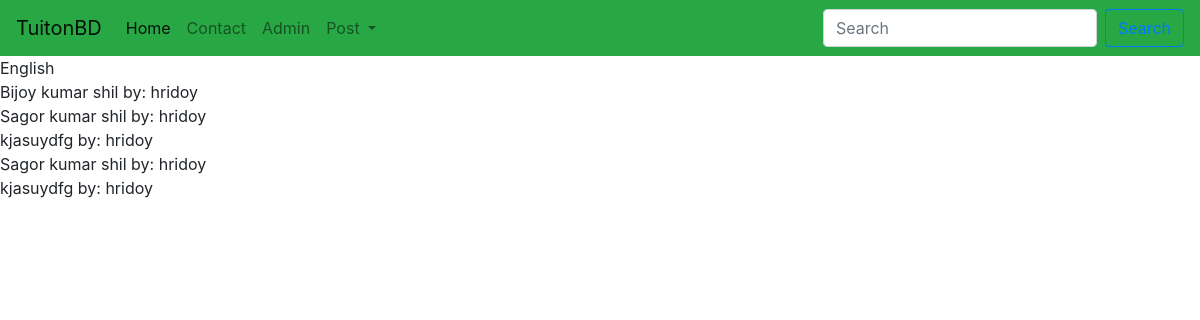
The app's page /tuition_App/subjects/, older data.
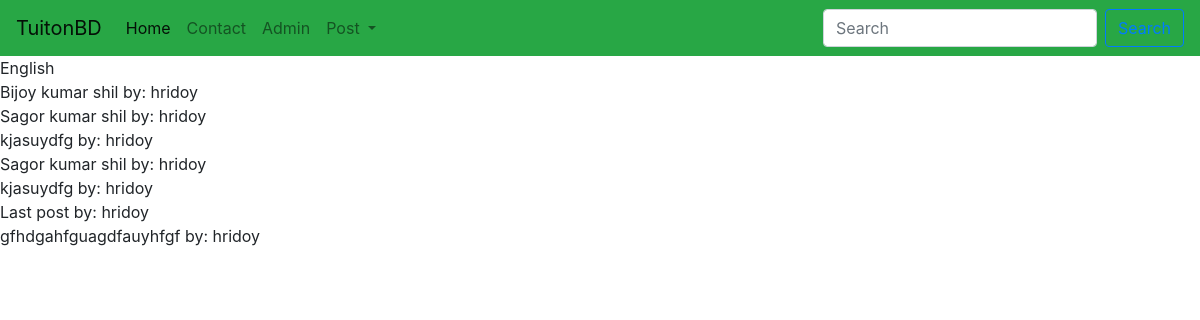
The same page, newer data.
### tuition_App/models.py (models this page shows, shortened)
class Post(models.Model):
    CATEGORY = (
        ("Teacher", "Teacher"),
        ("Student", "Student"),
    )
    MEDIUM = (
        ("bangla", "bangla"),
        ("English", "English"),
        ("Urdu", "Urdu"),
        ("Hindi", "Hindi"),
        ("Arabic", "Arabic"),
    )
    user = models.ForeignKey(User, on_delete=models.CASCADE, blank=True, null=True)
    id = models.AutoField(primary_key=True)
    title = models.CharField(max_length=101)
    slug = models.CharField(max_length=100, default=title)
    email = models.EmailField()
    salary = models.FloatField()
    details = models.TextField()
    available = models.BooleanField()
    category = models.CharField(max_length=100, choices=CATEGORY)
    created_at = models.DateTimeField(default=now)
    image = models.ImageField(default="default.jpg", upload_to="tuition/images")
    medium = MultiSelectField(
        max_length=100, max_choices=5, choices=MEDIUM, default="bangla"
    )
    subject = models.ManyToManyField(Subject, related_name="subject_set")
    class_in = models.ManyToManyField(Class_in, related_name="class_set")

### tuition_App/views.py (the view)
# urls.py: path("subjects/", subview, name="subjects"),
def subview(request):
    sub = Subject.objects.get(name="English")
    post = sub.subject_set.all()
    return render(request, "tuition/subjectview.html", {"sub": sub, "post": post})

### templates/tuition/subjectview.html
{% extends 'basic.html'%}
{% block body %}
{{sub.name}} <br>
{% for p in sub.subject_set.all %}
{{p.title}} by:
{{p.user.username}}
<br>
{% endfor %}
{% endblock body %}

Row changes from the older to the newer data that the page shows:
added Post: title "Last post", user.username "hridoy"
added Post: title "gfhdgahfguagdfauyhfgf", user.username "hridoy"
